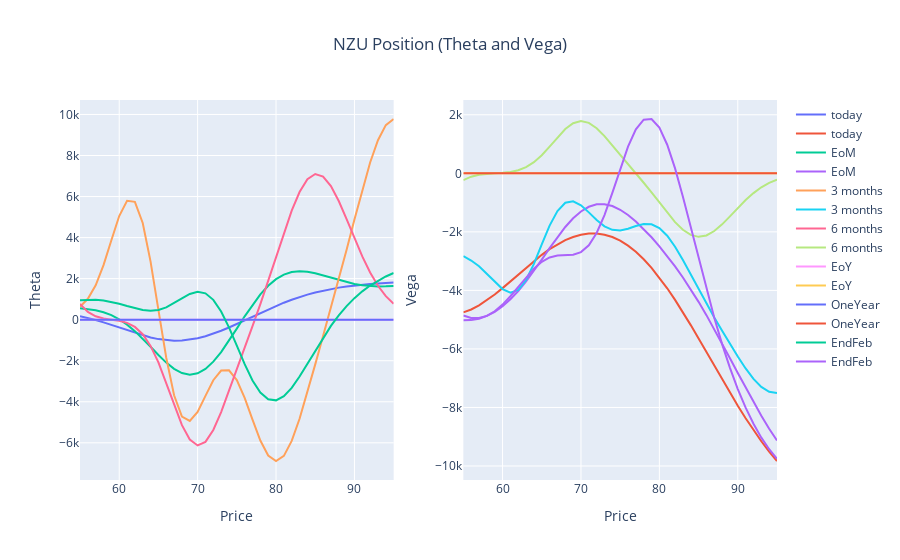

Here is the notebook cell this chart was saved with:
### Code cell
fig = make_subplots(rows=1, cols=2)
for i in range(0,len(fig_d.data)):
    fig.add_trace(fig_t.data[i], row=1, col=1)
    fig.add_trace(fig_v.data[i], row=1, col=2)

fig.update_layout(title={'text': 'NZU Position (Theta and Vega)','x': 0.5,'xanchor': 'center'})

fig.update_xaxes(title_text="Price", row=1, col=1)
fig.update_yaxes(title_text="Theta", row=1, col=1)
fig.update_xaxes(title_text="Price", row=1, col=2)
fig.update_yaxes(title_text="Vega", row=1, col=2)
fig.show()
